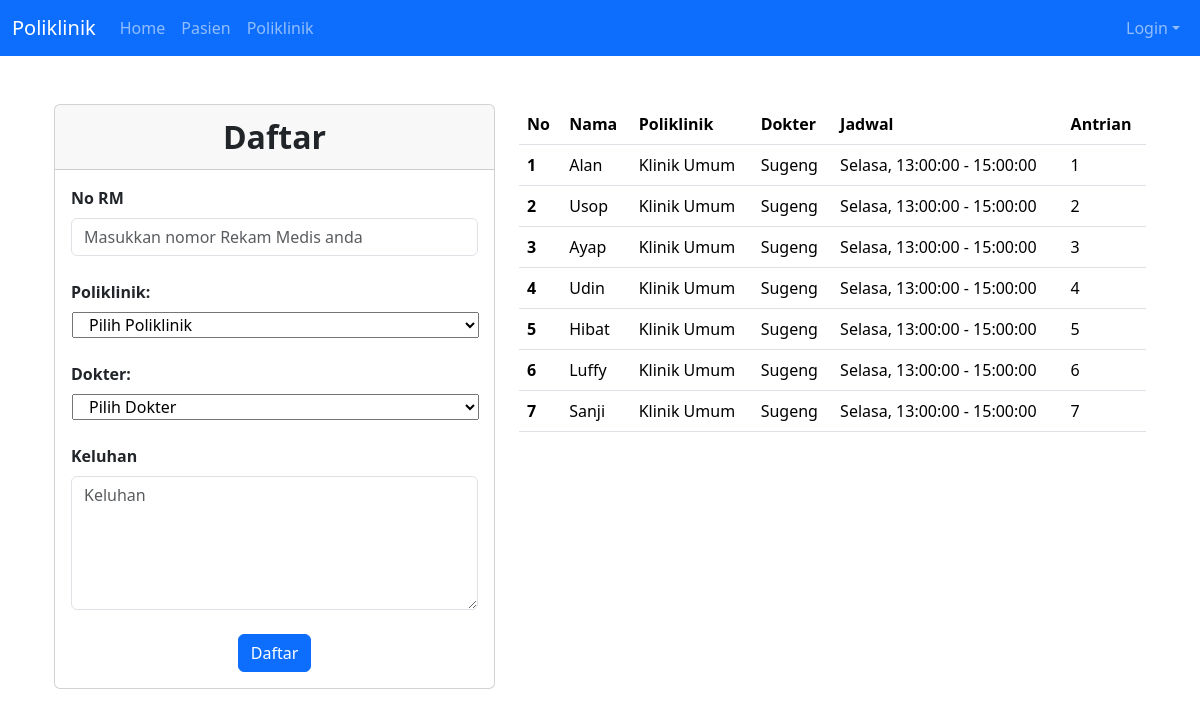
Before: /index.php?page=poliklinik with the older database file.
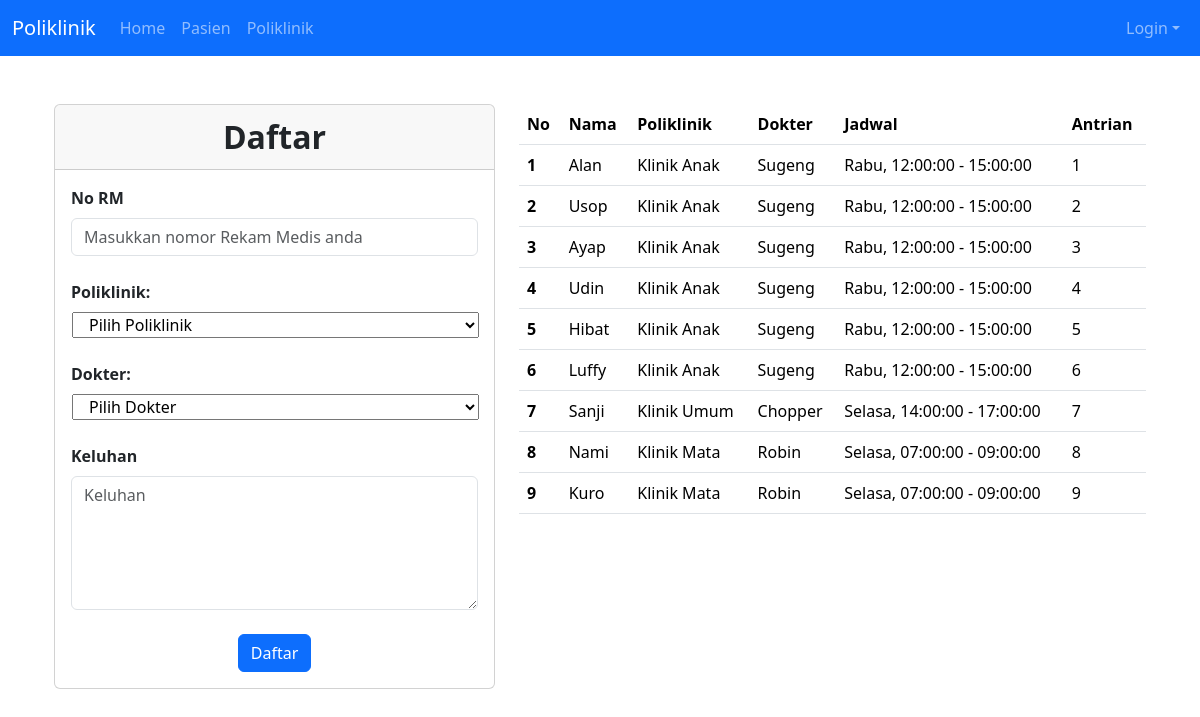
After: the same page with the newer database file.
### tables this page shows
CREATE TABLE `pasien` (
  `id` int(11) NOT NULL,
  `nama` varchar(255) NOT NULL,
  `alamat` varchar(255) NOT NULL,
  `no_ktp` varchar(255) NOT NULL,
  `no_hp` varchar(50) NOT NULL,
  `no_rm` varchar(25) NOT NULL
);

CREATE TABLE `poli` (
  `id` int(11) NOT NULL,
  `nama_poli` varchar(25) NOT NULL,
  `keterangan` text NOT NULL
);

CREATE TABLE `dokter` (
  `id` int(11) NOT NULL,
  `nama` varchar(255) NOT NULL,
  `alamat` varchar(255) NOT NULL,
  `no_hp` varchar(50) NOT NULL,
  `id_poli` int(11) NOT NULL,
  `nip` varchar(225) NOT NULL,
  `password` varchar(225) NOT NULL
);

CREATE TABLE `jadwal_periksa` (
  `id` int(11) NOT NULL,
  `id_dokter` int(11) NOT NULL,
  `hari` enum('Senin','Selasa','Rabu','Kamis','Jumat','Sabtu') NOT NULL,
  `jam_mulai` time NOT NULL,
  `jam_selesai` time NOT NULL
);

CREATE TABLE `daftar_poli` (
  `id` int(11) NOT NULL,
  `id_pasien` int(11) NOT NULL,
  `id_jadwal` int(11) NOT NULL,
  `keluhan` text NOT NULL,
  `no_antrian` int(11) NOT NULL
);

### poliklinik.php (the view, shortened to what this page needs)
<div class="container mt-5" style="Margin-Bottom: 50px">
    <div class="row justify-content-center">
        <div class="col-md-5">
            <div class="card">
                <div class="card-header text-center" style="font-weight: bold; font-size: 32px;">Daftar</div>
                <div class="card-body">
                    <form method="POST" action="index.php?page=poliklinik">
                        <div class="form-group">
                            <label for="no_rm"  class="form-label fw-bold">No RM</label>
                            <input type="text" name="no_rm" class="form-control" required placeholder="Masukkan nomor Rekam Medis anda">
                        </div>
                        <div class="row">
                            <label for="id_poli" class="form-label fw-bold">Poliklinik:</label>
                            <div class="row ml-1" style="margin-left: 1px;">
                                <select name="id_poli" id="id_poli">
                                    <option>Pilih Poliklinik</option>
                                </select>
                            </div>
                        </div>
                        <div class="row">
                            <label for="id_poli" class="form-label fw-bold">Dokter:</label>
                            <div class="row ml-1" style="margin-left: 1px;">
                                <select name="id_jadwal" id="id_jadwal">
                                    <option>Pilih Dokter</option>
                                </select>
                            </div>
                        </div>
                        <div class="form-group">
                            <label for="keluhan"  class="form-label fw-bold">Keluhan</label>
                            <textarea name="keluhan" class="form-control" rows="5" required placeholder="Keluhan"></textarea>
                        </div>
                        <div class="text-center">
                            <button type="submit" class="btn btn-primary btn-block">Daftar</button>
                        </div>
                    </form>
                </div>
            </div>
        </div>
        <div class="col-md-7">
            <table class="table table-hover">
                <thead>
                    <tr>
                        <th scope="col">No</th>
                        <th scope="col">Nama</th>
                        <th scope="col">Poliklinik</th>
                        <th scope="col">Dokter</th>
                        <th scope="col">Jadwal</th>
                        <th scope="col">Antrian</th>
                    </tr>
                </thead>
                <tbody>
                    <?php
                    $result = mysqli_query($mysqli, "SELECT daftar_poli.*, pasien.nama AS nama_pasien, dokter.nama AS nama_dokter,
                                                     jadwal_periksa.hari AS hari, jadwal_periksa.jam_mulai AS mulai,
                                                     jadwal_periksa.jam_selesai AS selesai, poli.nama_poli AS nama_poli FROM pasien,
                                                     jadwal_periksa, dokter, poli INNER JOIN daftar_poli WHERE
                                                     pasien.id = daftar_poli.id_pasien && jadwal_periksa.id_dokter = dokter.id
                                                     && jadwal_periksa.id = daftar_poli.id_jadwal && poli.id = dokter.id_poli ORDER BY daftar_poli.no_antrian");
                    $no = 1;
                    while ($data = mysqli_fetch_array($result)) {
                    ?>
                        <tr>
                            <th scope="row"><?php echo $no++ ?></th>
                            <td><?php echo $data['nama_pasien'] ?></td>
                            <td><?php echo $data['nama_poli'] ?></td>
                            <td><?php echo $data['nama_dokter'] ?></td>
                            <td><?php echo $data['hari'] . ', '. $data['mulai'] . ' - ' . $data['selesai'] ?></td>
                            <td><?php echo $data['no_antrian'] ?></td>
                        </tr>
                    <?php
                    }
                    ?>
                </tbody>
            </table>
        </div>
    </div>
</div>

### index.php (shortened to what this page needs)
<!doctype html>
<html lang="en">
  <head>
    <link href="https://cdn.jsdelivr.net/npm/bootstrap@5.3.2/dist/css/bootstrap.min.css" rel="stylesheet">
  </head>
  <body>
  <nav class="navbar navbar-expand-lg navbar-dark bg-primary">
    <div class="container-fluid">
        <a class="navbar-brand" href="#">Poliklinik</a>
        <div class="collapse navbar-collapse" id="navbarNavDropdown">
            <ul class="navbar-nav">
                <li class="nav-item">
                    <a class="nav-link" aria-current="page" href="index.php">Home</a>
                </li>
                <?php
                if (isset($_SESSION['username'])){
                ?>
                    <ul class="navbar-nav ms-auto">
                        <li class="nav-item dropdown">
                             <a class="nav-link dropdown-toggle" href="#" role="button" data-bs-toggle="dropdown" aria-expanded="false">Dokter</a>
                                <ul class="dropdown-menu">
                                    <li>
                                        <a class="dropdown-item" href="index.php?page=dokter">Profile</a>
                                    </li>
                                    <li>
                                        <a class="dropdown-item" href="index.php?page=registerDokter">Regitrasi Dokter</a>
                                    </li>
                                </ul>
                        </li>
                    </ul>
                    <li class="nav-item">
                        <a class="nav-link" aria-current="page" href="index.php?page=pasien">Pasien</a>
                    </li>
                    <li class="nav-item">
                        <a class="nav-link" aria-current="page" href="index.php?page=poli">Poliklinik</a>
                    </li>
                    <li class="nav-item">
                        <a class="nav-link" aria-current="page" href="index.php?page=obat">Obat</a>
                    </li>
                <?php
                }else{
                ?>
                     <li class="nav-item">
                         <a class="nav-link" aria-current="page" href="index.php?page=registerPasien">Pasien</a>
                     </li>
                     <li class="nav-item">
                         <a class="nav-link" aria-current="page" href="index.php?page=poliklinik">Poliklinik</a>
                     </li>
                     <?php
                }
                ?>
            </ul>
            <?php
                if (isset($_SESSION['username'])) {
                ?>
                    <ul class="navbar-nav ms-auto">
                        <li class="nav-item">
                            <a class="nav-link" href="Logout.php">Logout (<?php echo $_SESSION['username'] ?>)</a>
                        </li>
                    </ul>
                <?php
                } else {
                ?>
                    <ul class="navbar-nav ms-auto">
                        <li class="nav-item dropdown">
                             <a class="nav-link dropdown-toggle" href="#" role="button" data-bs-toggle="dropdown" aria-expanded="false">Login</a>
                        </li>
                    </ul>
                <?php
                }
            ?>
        </div>
    </div>
    </nav>
    <main role="main" class="container">
        <?php
            if (isset($_GET['page'])) {
                include($_GET['page'] . ".php");
            }
        ?>
    </main>
  </body>
</html>

Changed rows visible on the page:
changed through a linked row, pasien "Alan": poli.nama_poli "Klinik Umum" → "Klinik Anak"; jadwal_periksa.hari "Selasa" → "Rabu"; jadwal_periksa.jam_mulai "13:00:00" → "12:00:00"
changed through a linked row, pasien "Usop": poli.nama_poli "Klinik Umum" → "Klinik Anak"; jadwal_periksa.hari "Selasa" → "Rabu"; jadwal_periksa.jam_mulai "13:00:00" → "12:00:00"
changed through a linked row, pasien "Ayap": poli.nama_poli "Klinik Umum" → "Klinik Anak"; jadwal_periksa.hari "Selasa" → "Rabu"; jadwal_periksa.jam_mulai "13:00:00" → "12:00:00"
changed through a linked row, pasien "Udin": poli.nama_poli "Klinik Umum" → "Klinik Anak"; jadwal_periksa.hari "Selasa" → "Rabu"; jadwal_periksa.jam_mulai "13:00:00" → "12:00:00"
changed through a linked row, pasien "Hibat": poli.nama_poli "Klinik Umum" → "Klinik Anak"; jadwal_periksa.hari "Selasa" → "Rabu"; jadwal_periksa.jam_mulai "13:00:00" → "12:00:00"
changed through a linked row, pasien "Luffy": poli.nama_poli "Klinik Umum" → "Klinik Anak"; jadwal_periksa.hari "Selasa" → "Rabu"; jadwal_periksa.jam_mulai "13:00:00" → "12:00:00"
computed for pasien "Sanji": dokter.nama "Sugeng" → "Chopper"; jadwal_periksa.jam_mulai "13:00:00" → "14:00:00"; jadwal_periksa.jam_selesai "15:00:00" → "17:00:00"
added pasien: nama "Nami", poli.nama_poli "Klinik Mata", dokter.nama "Robin", jadwal_periksa.hari "Selasa", jadwal_periksa.jam_mulai "07:00:00", jadwal_periksa.jam_selesai "09:00:00", daftar_poli.no_antrian "8"
added pasien: nama "Kuro", poli.nama_poli "Klinik Mata", dokter.nama "Robin", jadwal_periksa.hari "Selasa", jadwal_periksa.jam_mulai "07:00:00", jadwal_periksa.jam_selesai "09:00:00", daftar_poli.no_antrian "9"
